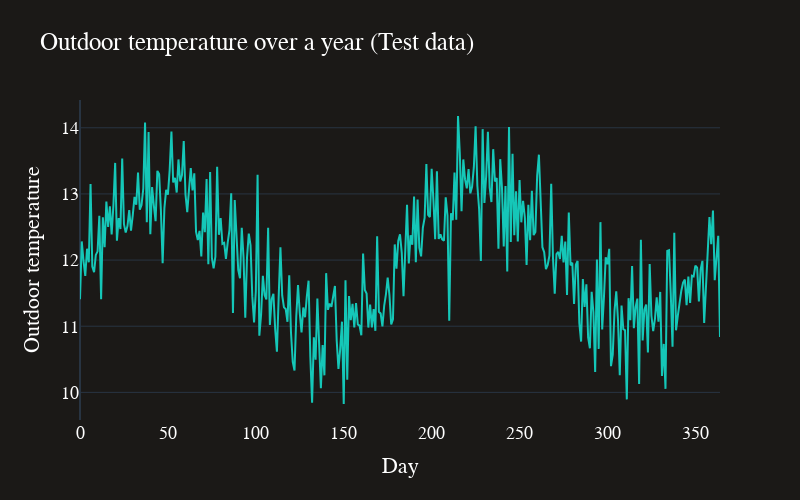

The notebook cell saved with this chart:
### Markdown cell above
The model performs well on the test set, so let's see how it performs in the "real" world. We'll simulate outdoor temperature data for another year, set a target indoor temperature, and use the model to predict the HVAC settings.

### Code cell
outdoor_temp_test = 12 + np.sin(np.linspace(0, 4*np.pi, 365)) + np.random.normal(0, 0.5, 365)

# Plot with plotly
fig = go.Figure()
# Create scatter plot
fig.add_trace(go.Scatter(x=np.arange(365), y=outdoor_temp_test, mode='lines', name='Outdoor temperature',
                         line=dict(color=colors[0], width=2)))
# Update axes properties
fig.update_layout(
    template='plotly_dark',
    paper_bgcolor=background_color,  # Background color for the whole figure
    plot_bgcolor=background_color,   # Background color for the plotting area
    xaxis_title="Day",  # X-axis label
    yaxis_title="Outdoor temperature",  # Y-axis label
    title="Outdoor temperature over a year (Test data)",  # Title of the plot
    font=dict(family="Helvetica", size=18, color="white"),  # Set the font here
    xaxis=dict(showgrid=False),  # Increase X-axis label size
    yaxis=dict(showgrid=True),   # Increase Y-axis label size
    width=800,  # Set the figure width
    height=500,  # Set the figure height
)
# Show plot
fig.show()

### Figure 1 — Plotly figure (JSON) as saved in the notebook; plotly's stock layout.template omitted (floating-point values rounded to 4 significant figures; data arrays with more than 128 entries replaced by an {"elided": "..."} marker saying what was removed)
{"data": [{"line": {"color": "#15C7B8", "width": 2}, "mode": "lines", "name": "Outdoor temperature", "type": "scatter", "x": {"elided": "365 int values"}, "y": {"elided": "365 float values"}}], "layout": {"font": {"color": "white", "family": "Helvetica", "size": 18}, "height": 500, "paper_bgcolor": "#1b1917", "plot_bgcolor": "#1b1917", "title": {"text": "Outdoor temperature over a year (Test data)"}, "width": 800, "xaxis": {"showgrid": false, "title": {"text": "Day"}}, "yaxis": {"showgrid": true, "title": {"text": "Outdoor temperature"}}}}
